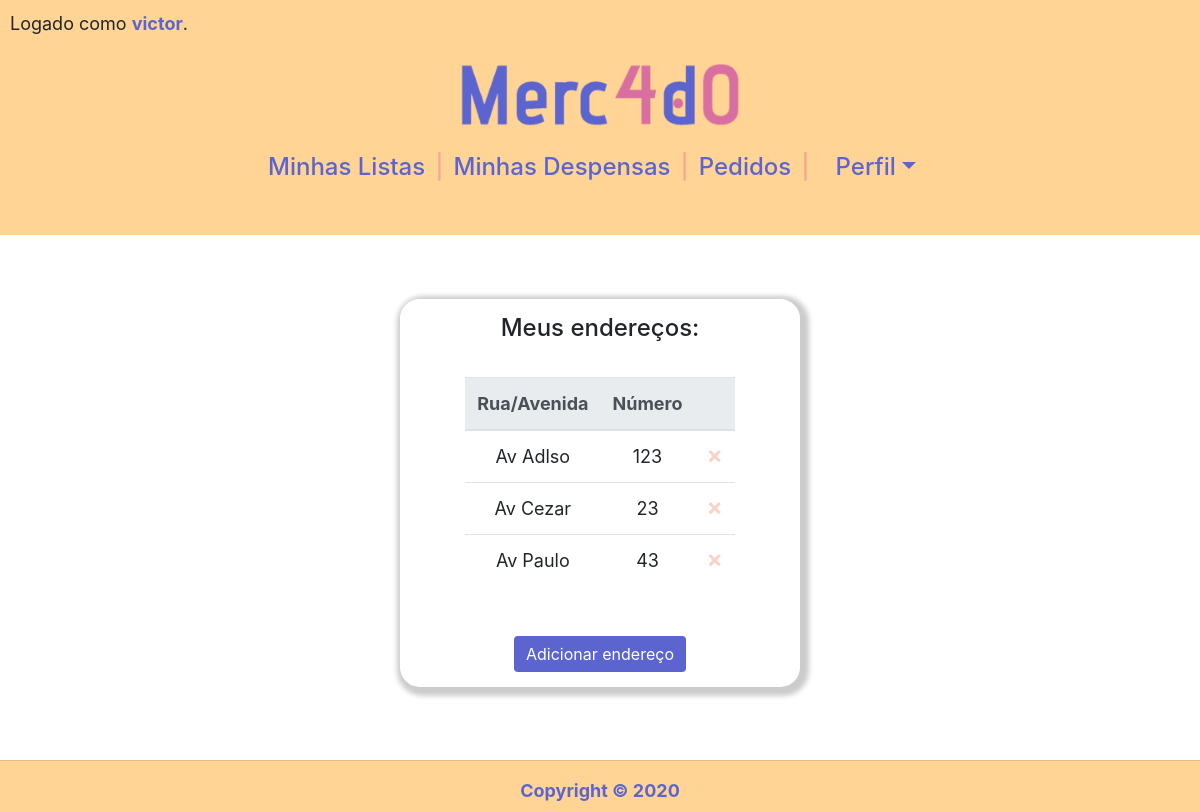
Before: /enderecos (signed in) with the older database file.
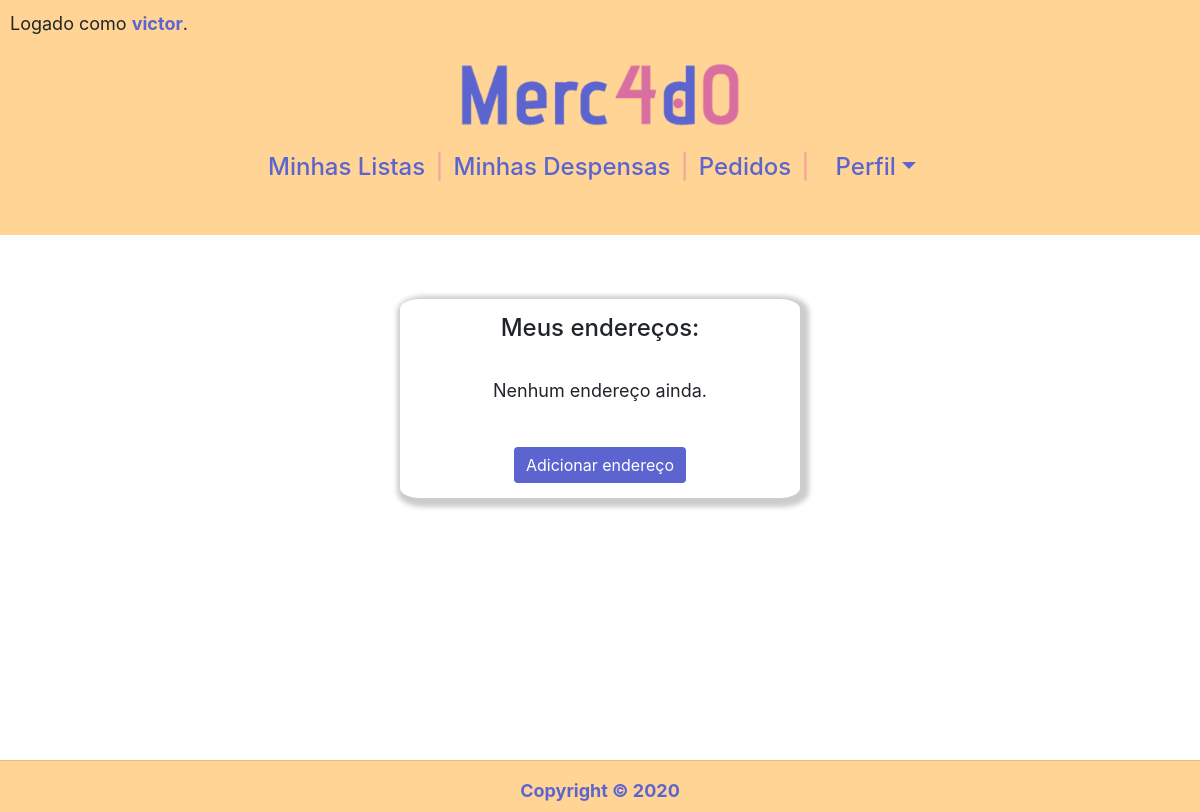
After: the same page with the newer database file.
### compras/models.py (models this page shows, shortened)
class Endereco(models.Model):
    cep = models.CharField(max_length=8)
    rua = models.CharField(max_length=100)
    numero = models.CharField(max_length=10)
    bairro = models.CharField(max_length=100)
    estado = models.CharField(
        max_length=2,
        choices= estados,
    )
    cidade = models.CharField(max_length=100)
    complemento = models.CharField(max_length=100, blank=True)
    usuario = models.ForeignKey(Usuario, on_delete=models.CASCADE,
                                related_name="enderecos")

### compras/views.py (the view, shortened to what this page needs)
# urls.py: path("enderecos", views.enderecos, name="enderecos"),
@login_required(login_url='login')
def enderecos(request):
    if request.method == "GET":
        return render(request, "compras/enderecos.html", {
            "enderecos": Endereco.objects.filter(usuario=request.user
            ).order_by("rua")
        })

### compras/templates/compras/enderecos.html (shortened to what this page needs)
{% extends "compras/layout.html" %}
{% block body %}
<div class='center_box'>
    <div class="box_padrao">
        <h4>Meus endereços:</h4>
        <br>
        {% if enderecos %}
        <table class="table">
            <thead class="thead-light">
                <tr>
                    <th scope="col">Rua/Avenida</th>
                    <th scope="col">Número</th>
                    <th scope="col"></th>
                </tr>
            </thead>
            <tbody>
                {% for endereco in enderecos %}
                <tr>
                    <td>{{ endereco.rua }}</td>
                    <td>{{ endereco.numero }}</td>
                    <td>
                        <form action="{% url 'enderecos' %}" method="post">
                            <button type="submit" class="close" aria-label="Close">
                                <span aria-hidden="true">&times;</span>
                            </button>
                        </form>
                    </td>
                </tr>
                {% endfor %}
            </tbody>
        </table>
        <br>
        {% else %}
        <p>Nenhum endereço ainda.</p>
        {% endif %}
        <br>
        <a href="{% url 'endereco' %}">
            <button type="button" class="btn btn-primary">Adicionar endereço</button>
        </a>
    </div>
</div>
{% endblock %}

Changed rows visible on the page:
removed Endereco: rua "Av Adlso", numero "123"
removed Endereco: rua "Av Cezar", numero "23"
removed Endereco: rua "Av Paulo", numero "43"
Other visible differences:
text no longer shown: "Rua/Avenida Número"
text now shown: "Nenhum endereço ainda."
